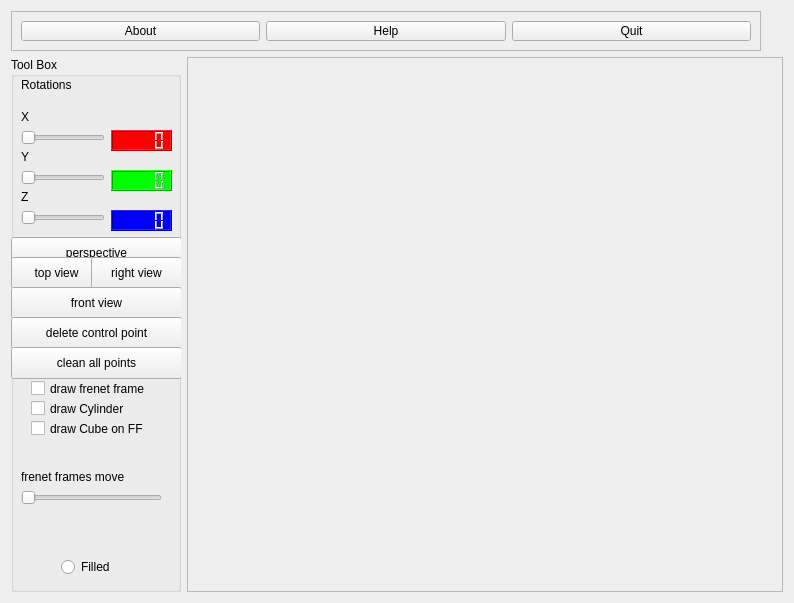
<?xml version="1.0" encoding="UTF-8"?>
<ui version="4.0">
 <class>frmMain</class>
 <widget class="QWidget" name="frmMain">
  <property name="geometry">
   <rect>
    <x>0</x>
    <y>0</y>
    <width>794</width>
    <height>603</height>
   </rect>
  </property>
  <property name="windowTitle">
   <string>OpenGl - Qt -Direct Mode Drawing</string>
  </property>
  <layout class="QGridLayout" name="gridLayout">
   <item row="1" column="1">
    <widget class="QScrollArea" name="glWidgetArea">
     <property name="sizePolicy">
      <sizepolicy hsizetype="Ignored" vsizetype="Ignored">
       <horstretch>0</horstretch>
       <verstretch>0</verstretch>
      </sizepolicy>
     </property>
     <property name="verticalScrollBarPolicy">
      <enum>Qt::ScrollBarAlwaysOff</enum>
     </property>
     <property name="horizontalScrollBarPolicy">
      <enum>Qt::ScrollBarAlwaysOff</enum>
     </property>
     <property name="widgetResizable">
      <bool>true</bool>
     </property>
     <widget class="QWidget" name="scrollAreaWidgetContents">
      <property name="geometry">
       <rect>
        <x>0</x>
        <y>0</y>
        <width>582</width>
        <height>521</height>
       </rect>
      </property>
     </widget>
    </widget>
   </item>
   <item row="0" column="0" colspan="2">
    <widget class="QFrame" name="frame">
     <property name="enabled">
      <bool>true</bool>
     </property>
     <property name="maximumSize">
      <size>
       <width>750</width>
       <height>40</height>
      </size>
     </property>
     <property name="frameShape">
      <enum>QFrame::StyledPanel</enum>
     </property>
     <property name="frameShadow">
      <enum>QFrame::Raised</enum>
     </property>
     <layout class="QHBoxLayout" name="horizontalLayout">
      <item>
       <widget class="QPushButton" name="pushButton_10">
        <property name="text">
         <string>About</string>
        </property>
       </widget>
      </item>
      <item>
       <widget class="QPushButton" name="pushButton_11">
        <property name="text">
         <string>Help</string>
        </property>
       </widget>
      </item>
      <item>
       <widget class="QPushButton" name="btnClose">
        <property name="text">
         <string>Quit</string>
        </property>
       </widget>
      </item>
     </layout>
    </widget>
   </item>
   <item row="1" column="0">
    <widget class="QGroupBox" name="groupBox">
     <property name="maximumSize">
      <size>
       <width>170</width>
       <height>900</height>
      </size>
     </property>
     <property name="title">
      <string>Tool Box</string>
     </property>
     <widget class="QLabel" name="label_2">
      <property name="geometry">
       <rect>
        <x>10</x>
        <y>20</y>
        <width>61</width>
        <height>16</height>
       </rect>
      </property>
      <property name="text">
       <string>Rotations</string>
      </property>
     </widget>
     <widget class="QWidget" name="layoutWidget">
      <property name="geometry">
       <rect>
        <x>10</x>
        <y>93</y>
        <width>151</width>
        <height>41</height>
       </rect>
      </property>
      <layout class="QFormLayout" name="formLayout">
       <item row="0" column="0">
        <widget class="QLabel" name="label_3">
         <property name="text">
          <string>Y</string>
         </property>
        </widget>
       </item>
       <item row="1" column="0">
        <widget class="QSlider" name="horizontalSlider_2">
         <property name="maximum">
          <number>360</number>
         </property>
         <property name="pageStep">
          <number>1</number>
         </property>
         <property name="orientation">
          <enum>Qt::Horizontal</enum>
         </property>
        </widget>
       </item>
       <item row="1" column="1">
        <widget class="QLCDNumber" name="lcdNumber_2">
         <property name="styleSheet">
          <string notr="true">background-color: rgb(0, 255, 0);</string>
         </property>
        </widget>
       </item>
      </layout>
     </widget>
     <widget class="QWidget" name="layoutWidget">
      <property name="geometry">
       <rect>
        <x>10</x>
        <y>53</y>
        <width>151</width>
        <height>41</height>
       </rect>
      </property>
      <layout class="QFormLayout" name="formLayout_2">
       <item row="0" column="0">
        <widget class="QLabel" name="label">
         <property name="text">
          <string>X </string>
         </property>
        </widget>
       </item>
       <item row="1" column="0">
        <widget class="QSlider" name="horizontalSlider">
         <property name="maximum">
          <number>360</number>
         </property>
         <property name="pageStep">
          <number>1</number>
         </property>
         <property name="orientation">
          <enum>Qt::Horizontal</enum>
         </property>
        </widget>
       </item>
       <item row="1" column="1">
        <widget class="QLCDNumber" name="lcdNumber">
         <property name="styleSheet">
          <string notr="true">background-color: rgb(255, 0, 0);</string>
         </property>
        </widget>
       </item>
      </layout>
     </widget>
     <widget class="QWidget" name="layoutWidget">
      <property name="geometry">
       <rect>
        <x>10</x>
        <y>133</y>
        <width>151</width>
        <height>41</height>
       </rect>
      </property>
      <layout class="QFormLayout" name="formLayout_3">
       <item row="0" column="0">
        <widget class="QLabel" name="label_4">
         <property name="text">
          <string>Z</string>
         </property>
        </widget>
       </item>
       <item row="1" column="0">
        <widget class="QSlider" name="horizontalSlider_3">
         <property name="maximum">
          <number>360</number>
         </property>
         <property name="pageStep">
          <number>1</number>
         </property>
         <property name="orientation">
          <enum>Qt::Horizontal</enum>
         </property>
        </widget>
       </item>
       <item row="1" column="1">
        <widget class="QLCDNumber" name="lcdNumber_3">
         <property name="styleSheet">
          <string notr="true">background-color: rgb(0,0, 255);</string>
         </property>
        </widget>
       </item>
      </layout>
     </widget>
     <widget class="QRadioButton" name="radioButton">
      <property name="geometry">
       <rect>
        <x>50</x>
        <y>500</y>
        <width>61</width>
        <height>20</height>
       </rect>
      </property>
      <property name="text">
       <string>Filled</string>
      </property>
     </widget>
     <widget class="QPushButton" name="pushButton">
      <property name="geometry">
       <rect>
        <x>0</x>
        <y>180</y>
        <width>171</width>
        <height>32</height>
       </rect>
      </property>
      <property name="text">
       <string>perspective</string>
      </property>
     </widget>
     <widget class="QPushButton" name="pushButton_2">
      <property name="geometry">
       <rect>
        <x>0</x>
        <y>200</y>
        <width>91</width>
        <height>32</height>
       </rect>
      </property>
      <property name="text">
       <string>top view</string>
      </property>
     </widget>
     <widget class="QPushButton" name="pushButton_3">
      <property name="geometry">
       <rect>
        <x>80</x>
        <y>200</y>
        <width>91</width>
        <height>32</height>
       </rect>
      </property>
      <property name="text">
       <string>right view</string>
      </property>
     </widget>
     <widget class="QPushButton" name="pushButton_4">
      <property name="geometry">
       <rect>
        <x>0</x>
        <y>230</y>
        <width>171</width>
        <height>32</height>
       </rect>
      </property>
      <property name="text">
       <string>front view</string>
      </property>
     </widget>
     <widget class="QPushButton" name="pushButton_5">
      <property name="geometry">
       <rect>
        <x>0</x>
        <y>260</y>
        <width>171</width>
        <height>32</height>
       </rect>
      </property>
      <property name="text">
       <string>delete control point</string>
      </property>
     </widget>
     <widget class="QSlider" name="horizontalSlider_4">
      <property name="geometry">
       <rect>
        <x>10</x>
        <y>430</y>
        <width>141</width>
        <height>22</height>
       </rect>
      </property>
      <property name="orientation">
       <enum>Qt::Horizontal</enum>
      </property>
     </widget>
     <widget class="QLabel" name="label_5">
      <property name="geometry">
       <rect>
        <x>10</x>
        <y>410</y>
        <width>141</width>
        <height>19</height>
       </rect>
      </property>
      <property name="text">
       <string>frenet frames move</string>
      </property>
     </widget>
     <widget class="QPushButton" name="pushButton_6">
      <property name="geometry">
       <rect>
        <x>0</x>
        <y>290</y>
        <width>171</width>
        <height>32</height>
       </rect>
      </property>
      <property name="text">
       <string>clean all points</string>
      </property>
     </widget>
     <widget class="QCheckBox" name="checkBox">
      <property name="geometry">
       <rect>
        <x>20</x>
        <y>340</y>
        <width>121</width>
        <height>23</height>
       </rect>
      </property>
      <property name="text">
       <string>draw Cylinder</string>
      </property>
     </widget>
     <widget class="QCheckBox" name="checkBox_2">
      <property name="geometry">
       <rect>
        <x>20</x>
        <y>360</y>
        <width>141</width>
        <height>23</height>
       </rect>
      </property>
      <property name="text">
       <string>draw Cube on FF</string>
      </property>
     </widget>
     <widget class="QCheckBox" name="checkBox_3">
      <property name="geometry">
       <rect>
        <x>20</x>
        <y>320</y>
        <width>141</width>
        <height>23</height>
       </rect>
      </property>
      <property name="text">
       <string>draw frenet frame</string>
      </property>
     </widget>
    </widget>
   </item>
  </layout>
 </widget>
 <resources/>
 <connections>
  <connection>
   <sender>btnClose</sender>
   <signal>clicked()</signal>
   <receiver>frmMain</receiver>
   <slot>endit()</slot>
   <hints>
    <hint type="sourcelabel">
     <x>753</x>
     <y>45</y>
    </hint>
    <hint type="destinationlabel">
     <x>657</x>
     <y>530</y>
    </hint>
   </hints>
  </connection>
  <connection>
   <sender>btnClose</sender>
   <signal>clicked()</signal>
   <receiver>frmMain</receiver>
   <slot>clear()</slot>
   <hints>
    <hint type="sourcelabel">
     <x>753</x>
     <y>45</y>
    </hint>
    <hint type="destinationlabel">
     <x>650</x>
     <y>579</y>
    </hint>
   </hints>
  </connection>
  <connection>
   <sender>pushButton_10</sender>
   <signal>clicked()</signal>
   <receiver>frmMain</receiver>
   <slot>aboutBut()</slot>
   <hints>
    <hint type="sourcelabel">
     <x>99</x>
     <y>45</y>
    </hint>
    <hint type="destinationlabel">
     <x>793</x>
     <y>41</y>
    </hint>
   </hints>
  </connection>
  <connection>
   <sender>pushButton_11</sender>
   <signal>clicked()</signal>
   <receiver>frmMain</receiver>
   <slot>helpBut()</slot>
   <hints>
    <hint type="sourcelabel">
     <x>437</x>
     <y>45</y>
    </hint>
    <hint type="destinationlabel">
     <x>196</x>
     <y>101</y>
    </hint>
   </hints>
  </connection>
  <connection>
   <sender>btnClose</sender>
   <signal>clicked()</signal>
   <receiver>frmMain</receiver>
   <slot>endit()</slot>
   <hints>
    <hint type="sourcelabel">
     <x>625</x>
     <y>32</y>
    </hint>
    <hint type="destinationlabel">
     <x>194</x>
     <y>215</y>
    </hint>
   </hints>
  </connection>
  <connection>
   <sender>horizontalSlider</sender>
   <signal>valueChanged(int)</signal>
   <receiver>frmMain</receiver>
   <slot>xrot(int)</slot>
   <hints>
    <hint type="sourcelabel">
     <x>107</x>
     <y>132</y>
    </hint>
    <hint type="destinationlabel">
     <x>186</x>
     <y>256</y>
    </hint>
   </hints>
  </connection>
  <connection>
   <sender>horizontalSlider_2</sender>
   <signal>valueChanged(int)</signal>
   <receiver>frmMain</receiver>
   <slot>yrot(int)</slot>
   <hints>
    <hint type="sourcelabel">
     <x>98</x>
     <y>172</y>
    </hint>
    <hint type="destinationlabel">
     <x>188</x>
     <y>306</y>
    </hint>
   </hints>
  </connection>
  <connection>
   <sender>horizontalSlider_3</sender>
   <signal>valueChanged(int)</signal>
   <receiver>frmMain</receiver>
   <slot>zrot(int)</slot>
   <hints>
    <hint type="sourcelabel">
     <x>104</x>
     <y>222</y>
    </hint>
    <hint type="destinationlabel">
     <x>190</x>
     <y>401</y>
    </hint>
   </hints>
  </connection>
  <connection>
   <sender>horizontalSlider</sender>
   <signal>valueChanged(int)</signal>
   <receiver>lcdNumber</receiver>
   <slot>display(int)</slot>
   <hints>
    <hint type="sourcelabel">
     <x>107</x>
     <y>132</y>
    </hint>
    <hint type="destinationlabel">
     <x>175</x>
     <y>132</y>
    </hint>
   </hints>
  </connection>
  <connection>
   <sender>horizontalSlider_2</sender>
   <signal>valueChanged(int)</signal>
   <receiver>lcdNumber_2</receiver>
   <slot>display(int)</slot>
   <hints>
    <hint type="sourcelabel">
     <x>81</x>
     <y>172</y>
    </hint>
    <hint type="destinationlabel">
     <x>175</x>
     <y>172</y>
    </hint>
   </hints>
  </connection>
  <connection>
   <sender>horizontalSlider_3</sender>
   <signal>valueChanged(int)</signal>
   <receiver>lcdNumber_3</receiver>
   <slot>display(int)</slot>
   <hints>
    <hint type="sourcelabel">
     <x>79</x>
     <y>222</y>
    </hint>
    <hint type="destinationlabel">
     <x>175</x>
     <y>222</y>
    </hint>
   </hints>
  </connection>
  <connection>
   <sender>radioButton</sender>
   <signal>clicked(bool)</signal>
   <receiver>frmMain</receiver>
   <slot>filledOn(bool)</slot>
   <hints>
    <hint type="sourcelabel">
     <x>120</x>
     <y>572</y>
    </hint>
    <hint type="destinationlabel">
     <x>190</x>
     <y>550</y>
    </hint>
   </hints>
  </connection>
  <connection>
   <sender>pushButton</sender>
   <signal>clicked()</signal>
   <receiver>frmMain</receiver>
   <slot>pView()</slot>
   <hints>
    <hint type="sourcelabel">
     <x>172</x>
     <y>234</y>
    </hint>
    <hint type="destinationlabel">
     <x>191</x>
     <y>283</y>
    </hint>
   </hints>
  </connection>
  <connection>
   <sender>pushButton_2</sender>
   <signal>clicked()</signal>
   <receiver>frmMain</receiver>
   <slot>tView()</slot>
   <hints>
    <hint type="sourcelabel">
     <x>102</x>
     <y>258</y>
    </hint>
    <hint type="destinationlabel">
     <x>191</x>
     <y>343</y>
    </hint>
   </hints>
  </connection>
  <connection>
   <sender>pushButton_3</sender>
   <signal>clicked()</signal>
   <receiver>frmMain</receiver>
   <slot>rView()</slot>
   <hints>
    <hint type="sourcelabel">
     <x>182</x>
     <y>284</y>
    </hint>
    <hint type="destinationlabel">
     <x>192</x>
     <y>377</y>
    </hint>
   </hints>
  </connection>
  <connection>
   <sender>pushButton_4</sender>
   <signal>clicked()</signal>
   <receiver>frmMain</receiver>
   <slot>fView()</slot>
   <hints>
    <hint type="sourcelabel">
     <x>172</x>
     <y>314</y>
    </hint>
    <hint type="destinationlabel">
     <x>188</x>
     <y>446</y>
    </hint>
   </hints>
  </connection>
  <connection>
   <sender>pushButton_5</sender>
   <signal>clicked()</signal>
   <receiver>frmMain</receiver>
   <slot>dPoint()</slot>
   <hints>
    <hint type="sourcelabel">
     <x>162</x>
     <y>329</y>
    </hint>
    <hint type="destinationlabel">
     <x>187</x>
     <y>480</y>
    </hint>
   </hints>
  </connection>
  <connection>
   <sender>pushButton_6</sender>
   <signal>clicked()</signal>
   <receiver>frmMain</receiver>
   <slot>cleanPoint()</slot>
   <hints>
    <hint type="sourcelabel">
     <x>160</x>
     <y>356</y>
    </hint>
    <hint type="destinationlabel">
     <x>192</x>
     <y>518</y>
    </hint>
   </hints>
  </connection>
  <connection>
   <sender>horizontalSlider_4</sender>
   <signal>valueChanged(int)</signal>
   <receiver>frmMain</receiver>
   <slot>moveFrenetFrame(int)</slot>
   <hints>
    <hint type="sourcelabel">
     <x>158</x>
     <y>504</y>
    </hint>
    <hint type="destinationlabel">
     <x>189</x>
     <y>581</y>
    </hint>
   </hints>
  </connection>
  <connection>
   <sender>checkBox</sender>
   <signal>clicked(bool)</signal>
   <receiver>frmMain</receiver>
   <slot>drawCylinder(bool)</slot>
   <hints>
    <hint type="sourcelabel">
     <x>120</x>
     <y>401</y>
    </hint>
    <hint type="destinationlabel">
     <x>223</x>
     <y>601</y>
    </hint>
   </hints>
  </connection>
  <connection>
   <sender>checkBox_2</sender>
   <signal>clicked(bool)</signal>
   <receiver>frmMain</receiver>
   <slot>drawCube(bool)</slot>
   <hints>
    <hint type="sourcelabel">
     <x>133</x>
     <y>426</y>
    </hint>
    <hint type="destinationlabel">
     <x>380</x>
     <y>597</y>
    </hint>
   </hints>
  </connection>
  <connection>
   <sender>checkBox_3</sender>
   <signal>clicked(bool)</signal>
   <receiver>frmMain</receiver>
   <slot>drawFrenetF(bool)</slot>
   <hints>
    <hint type="sourcelabel">
     <x>153</x>
     <y>380</y>
    </hint>
    <hint type="destinationlabel">
     <x>83</x>
     <y>594</y>
    </hint>
   </hints>
  </connection>
 </connections>
 <slots>
  <slot>pushmebut()</slot>
  <slot>xrot(int)</slot>
  <slot>yrot(int)</slot>
  <slot>zrot(int)</slot>
  <slot>xFrom(int)</slot>
  <slot>yFrom(int)</slot>
  <slot>zFrom(int)</slot>
  <slot>filledOn(bool)</slot>
  <slot>pView()</slot>
  <slot>tView()</slot>
  <slot>rView()</slot>
  <slot>fView()</slot>
  <slot>dPoint()</slot>
  <slot>cleanPoint()</slot>
  <slot>moveFrenetFrame(int)</slot>
  <slot>drawFrenetF(bool)</slot>
  <slot>drawCylinder(bool)</slot>
  <slot>drawCube(bool)</slot>
 </slots>
</ui>
